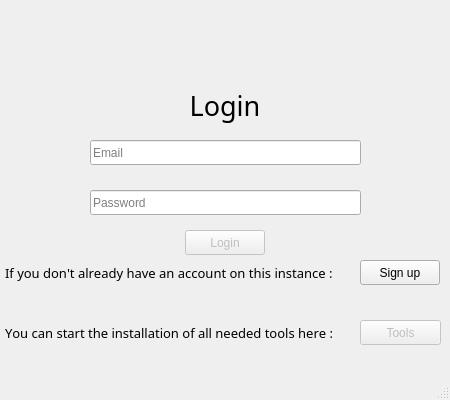
<?xml version="1.0" encoding="UTF-8"?>
<ui version="4.0">
 <class>homewindow</class>
 <widget class="QMainWindow" name="homewindow">
  <property name="geometry">
   <rect>
    <x>0</x>
    <y>0</y>
    <width>450</width>
    <height>400</height>
   </rect>
  </property>
  <property name="sizePolicy">
   <sizepolicy hsizetype="Fixed" vsizetype="Fixed">
    <horstretch>0</horstretch>
    <verstretch>0</verstretch>
   </sizepolicy>
  </property>
  <property name="minimumSize">
   <size>
    <width>450</width>
    <height>400</height>
   </size>
  </property>
  <property name="maximumSize">
   <size>
    <width>450</width>
    <height>400</height>
   </size>
  </property>
  <property name="windowTitle">
   <string>OVL-Configurator - Login</string>
  </property>
  <widget class="QWidget" name="centralwidget">
   <widget class="QLabel" name="lb_logo">
    <property name="enabled">
     <bool>true</bool>
    </property>
    <property name="geometry">
     <rect>
      <x>95</x>
      <y>10</y>
      <width>260</width>
      <height>88</height>
     </rect>
    </property>
    <property name="minimumSize">
     <size>
      <width>260</width>
      <height>88</height>
     </size>
    </property>
    <property name="baseSize">
     <size>
      <width>260</width>
      <height>88</height>
     </size>
    </property>
    <property name="cursor">
     <cursorShape>ArrowCursor</cursorShape>
    </property>
    <property name="focusPolicy">
     <enum>Qt::ClickFocus</enum>
    </property>
    <property name="layoutDirection">
     <enum>Qt::LeftToRight</enum>
    </property>
    <property name="autoFillBackground">
     <bool>false</bool>
    </property>
    <property name="frameShape">
     <enum>QFrame::NoFrame</enum>
    </property>
    <property name="frameShadow">
     <enum>QFrame::Plain</enum>
    </property>
    <property name="text">
     <string notr="true"/>
    </property>
    <property name="textFormat">
     <enum>Qt::RichText</enum>
    </property>
    <property name="scaledContents">
     <bool>true</bool>
    </property>
    <property name="alignment">
     <set>Qt::AlignCenter</set>
    </property>
    <property name="indent">
     <number>0</number>
    </property>
    <property name="textInteractionFlags">
     <set>Qt::LinksAccessibleByMouse</set>
    </property>
   </widget>
   <widget class="QLineEdit" name="lE_email">
    <property name="geometry">
     <rect>
      <x>90</x>
      <y>140</y>
      <width>271</width>
      <height>25</height>
     </rect>
    </property>
    <property name="inputMask">
     <string/>
    </property>
    <property name="placeholderText">
     <string>Email</string>
    </property>
   </widget>
   <widget class="QLabel" name="lb_login">
    <property name="geometry">
     <rect>
      <x>175</x>
      <y>80</y>
      <width>100</width>
      <height>51</height>
     </rect>
    </property>
    <property name="font">
     <font>
      <family>Space Grotesk Light</family>
      <pointsize>20</pointsize>
     </font>
    </property>
    <property name="text">
     <string>Login</string>
    </property>
    <property name="alignment">
     <set>Qt::AlignCenter</set>
    </property>
   </widget>
   <widget class="QLineEdit" name="lE_pswd">
    <property name="geometry">
     <rect>
      <x>90</x>
      <y>190</y>
      <width>271</width>
      <height>25</height>
     </rect>
    </property>
    <property name="echoMode">
     <enum>QLineEdit::Password</enum>
    </property>
    <property name="placeholderText">
     <string>Password</string>
    </property>
   </widget>
   <widget class="QPushButton" name="pB_send">
    <property name="enabled">
     <bool>false</bool>
    </property>
    <property name="geometry">
     <rect>
      <x>185</x>
      <y>230</y>
      <width>80</width>
      <height>25</height>
     </rect>
    </property>
    <property name="text">
     <string>Login</string>
    </property>
    <property name="shortcut">
     <string>Return</string>
    </property>
   </widget>
   <widget class="QLabel" name="lb_account">
    <property name="geometry">
     <rect>
      <x>5</x>
      <y>260</y>
      <width>345</width>
      <height>25</height>
     </rect>
    </property>
    <property name="font">
     <font>
      <family>Space Grotesk Light</family>
      <pointsize>10</pointsize>
      <italic>false</italic>
      <bold>false</bold>
      <underline>false</underline>
      <kerning>false</kerning>
     </font>
    </property>
    <property name="text">
     <string>If you don't already have an account on this instance :</string>
    </property>
   </widget>
   <widget class="QPushButton" name="pB_chgMode">
    <property name="geometry">
     <rect>
      <x>360</x>
      <y>260</y>
      <width>80</width>
      <height>25</height>
     </rect>
    </property>
    <property name="text">
     <string>Sign up</string>
    </property>
   </widget>
   <widget class="QLabel" name="lb_tools">
    <property name="geometry">
     <rect>
      <x>5</x>
      <y>320</y>
      <width>345</width>
      <height>25</height>
     </rect>
    </property>
    <property name="font">
     <font>
      <family>Space Grotesk Light</family>
      <pointsize>10</pointsize>
      <italic>false</italic>
      <bold>false</bold>
      <underline>false</underline>
      <kerning>false</kerning>
     </font>
    </property>
    <property name="text">
     <string>You can start the installation of all needed tools here :</string>
    </property>
   </widget>
   <widget class="QPushButton" name="pB_tools">
    <property name="enabled">
     <bool>false</bool>
    </property>
    <property name="geometry">
     <rect>
      <x>360</x>
      <y>320</y>
      <width>81</width>
      <height>25</height>
     </rect>
    </property>
    <property name="text">
     <string>Tools</string>
    </property>
   </widget>
  </widget>
  <widget class="QMenuBar" name="menubar">
   <property name="geometry">
    <rect>
     <x>0</x>
     <y>0</y>
     <width>450</width>
     <height>22</height>
    </rect>
   </property>
  </widget>
  <widget class="QStatusBar" name="statusbar"/>
 </widget>
 <resources/>
 <connections/>
</ui>
